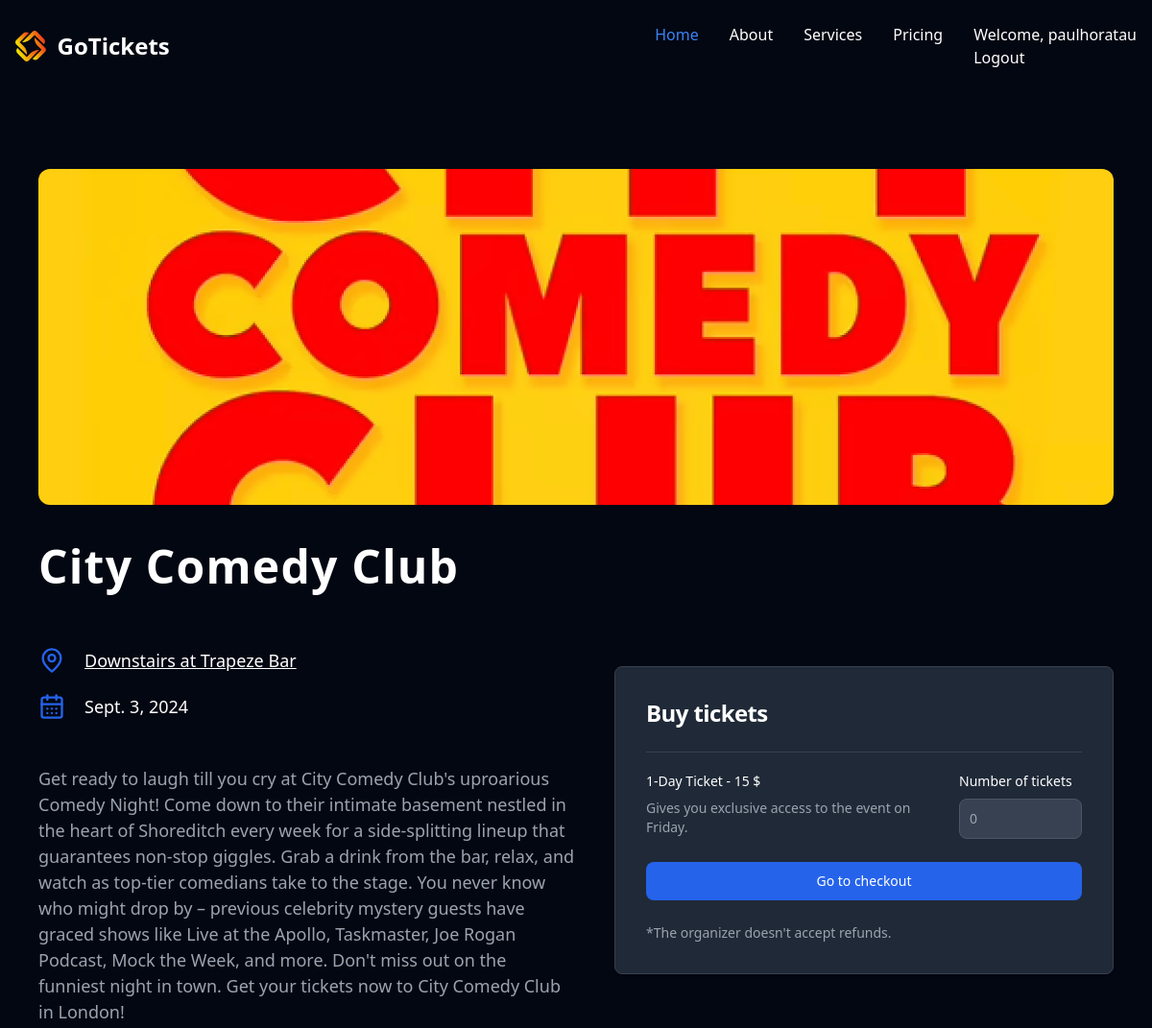
Before: /event/42 (signed in, upper part) with the older database file.
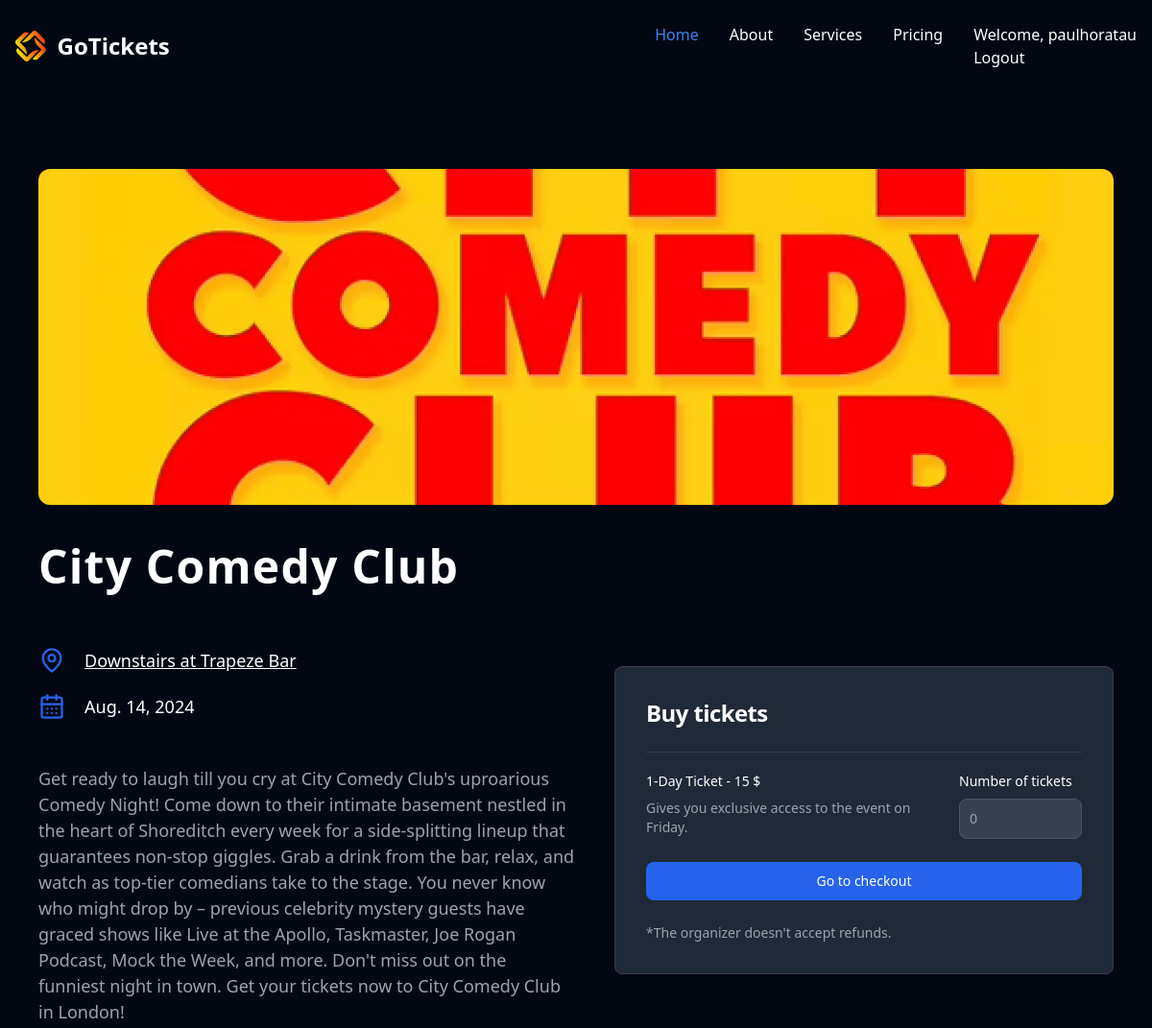
After: the same page with the newer database file.
### GoTicketsApp/models.py (models this page shows, shortened)
class Event(models.Model):
    AGE_RESTRICTION_CHOICES = [
        ('No', 'No'),
        ('12', '12+'),
        ('14', '14+'),
        ('16', '16+'),
        ('18', '18+'),
        ('21', '21+'),
    ]
    CATEGORY_CHOICES = [
        ('Stand-up Comedy', 'Stand-up Comedy'),
        ('TH', 'Theatre'),
        ('SP', 'Sport'),
        ('CO', 'Concert'),
    ]
    age_restriction = models.CharField(
        max_length=2,
        choices=AGE_RESTRICTION_CHOICES,
        default='No',
    )
    category = models.CharField(
        max_length=20,
        choices=CATEGORY_CHOICES,
        default='Stand-up Comedy',
    )
    title = models.CharField(max_length=80)
    organizer = models.ForeignKey(User, null=True, blank=True, on_delete=models.CASCADE, related_name='organizer')
    description = models.TextField()
    location_country = models.CharField(max_length=30)
    address = models.CharField(max_length=60)
    location_venue = models.CharField(max_length=30)
    start_date = models.DateField()
    end_date = models.DateField()
    image = models.ImageField(upload_to='images/')
    price = models.DecimalField(max_digits=6, decimal_places=2)
    seats = models.DecimalField(max_digits=6, decimal_places=0)

### GoTicketsApp/views.py (the view)
# urls.py: path('event/<int:id>', views.event_by_id, name="event_by_id"),
@login_required
def event_by_id(request, id):
    event = get_object_or_404(Event, pk=id)
    tickets = Ticket.objects.filter(event=event)
    total_purchased = event.purchase_set.aggregate(Sum('quantity'))['quantity__sum'] or 0
    remaining_seats = event.seats - total_purchased
    if request.method == "POST":
        form = PurchaseForm(request.POST, request.FILES)
        if form.is_valid():
            quantity_requested = form.cleaned_data['quantity']
            if quantity_requested > remaining_seats:
                messages.error(request, "Only {remaining_seats} tickets are available.")
            else:
                purchase_details = {
                    'user_id': request.user.id,
                    'event_id': event.id,
                    'quantity': quantity_requested,
                }
                request.session['purchase_details'] = purchase_details
                request.session['event_details'] = {
                    'id': event.id,
                    'title': event.title,
                    'image_url': event.image.url if event.image else None,
                    'description': event.description,
                    'start_date': str(event.start_date),
                    'end_date': str(event.end_date),
                    'price': str(event.price),
                    'quantity': purchase_details['quantity'],
                }
                return redirect('checkout')
    else:
        form = PurchaseForm()
    context = {
        'event': event,
        'form': form,
        'tickets': tickets,
        'remaining_seats': remaining_seats,
        'is_organizer': 'is_organizer'
    }
    return render(request, 'GoTickets/event_by_id.html', context)

### GoTicketsApp/forms.py
class PurchaseForm(forms.ModelForm):
    class Meta:
        model = Purchase
        fields = ['quantity']

### GoTicketsApp/templates/GoTickets/event_by_id.html (shortened to what this page needs)
{% extends 'GoTickets/base/base.html' %}
{% block content %}
<div class="max-w-screen-xl mx-auto text-gray-400 pb-20 mt-20 px-10">
    {% if event.image %}
    <div class="w-full rounded-xl block h-[350px]" style="background: url('{{ event.image.url }}') no-repeat center center; background-size: cover;"></div>
    {% endif %}
    <h1 class="text-5xl flex items-center text-white tracking-wide mb-10 font-extrabold mt-10">{{event.title}}</h1>
    <div class="flex flex-col lg:flex-row">
        <div class="w-full lg:w-1/2">
            <div class="text-lg text-white mt-5 mb-12">
                <div class="flex items-center mb-5">
                    <u>{{ event.address }}</u>
                </div>
                <div class="flex items-center mb-5">
                    <span>{{ event.start_date }}</span>
                </div>
            </div>
            <div>
                <p class="text-lg mb-10 leading-normal">{{event.description}}</p>
            </div>
        </div>
        <div class="w-full lg:w-1/2 pt-10 pl-0 lg:pl-10">
            <div class="w-full bg-white rounded-lg shadow dark:border md:-mt-0 xl:p-0 dark:bg-gray-800 dark:border-gray-700">
                <div class="p-6 space-y-4 md:space-y-6 sm:p-8">
                    <h1 class="text-xl font-bold leading-tight tracking-tight text-gray-900 md:text-2xl dark:text-white">
                        Buy tickets
                    </h1>
                    <form class="space-y-4 md:space-y-6" method="post">
                        {% if remaining_seats > 0 %}
                            {% if tickets|length == 0 %}
                                <div class="flex items-start border-t border-gray-200 dark:border-gray-700 pt-5">
                                    <div class="w-full pr-0 md:pr-10">
                                        <label class="block mb-2 text-sm font-medium text-gray-900 dark:text-white">
                                            1-Day Ticket - 15 $
                                        </label>
                                        <p class="text-sm">Gives you exclusive access to the event on Friday.</p>
                                    </div>
                                    <div class="w-full md:w-32 flex-shrink-0">
                                        <label for="quantity" class="block mb-2 text-sm font-medium text-gray-900 dark:text-white">Number of tickets</label>
                                        <input type="number" id="quantity" name="quantity" min="1" max="{{ remaining_seats }}" class="bg-gray-50 border border-gray-300 text-gray-900 text-sm rounded-lg focus:ring-blue-500 focus:border-blue-500 block w-full p-2.5 dark:bg-gray-700 dark:border-gray-600 dark:placeholder-gray-400 dark:text-white dark:focus:ring-blue-500 dark:focus:border-blue-500" placeholder="0" required />
                                    </div>
                                </div>
                            {% endif %}
                            <button type="submit" class="w-full text-white bg-primary-600 hover:bg-primary-700 focus:ring-4 focus:outline-none focus:ring-primary-300 font-medium rounded-lg text-sm px-5 py-2.5 text-center dark:bg-primary-600 dark:hover:bg-primary-700 dark:focus:ring-primary-800">Go to checkout</button>
                        {% else %}
                            <p class="sold-out">Sold Out</p>
                        {% endif %}
                        <p class="text-sm font-light text-gray-500 dark:text-gray-400">
                            *The organizer doesn't accept refunds.
                        </p>
                    </form>
                </div>
            </div>
        </div>
    </div>
</div>
{% endblock %}

Changed rows visible on the page:
changed Event "City Comedy Club": start_date "Sept. 3, 2024" → "Aug. 14, 2024"
